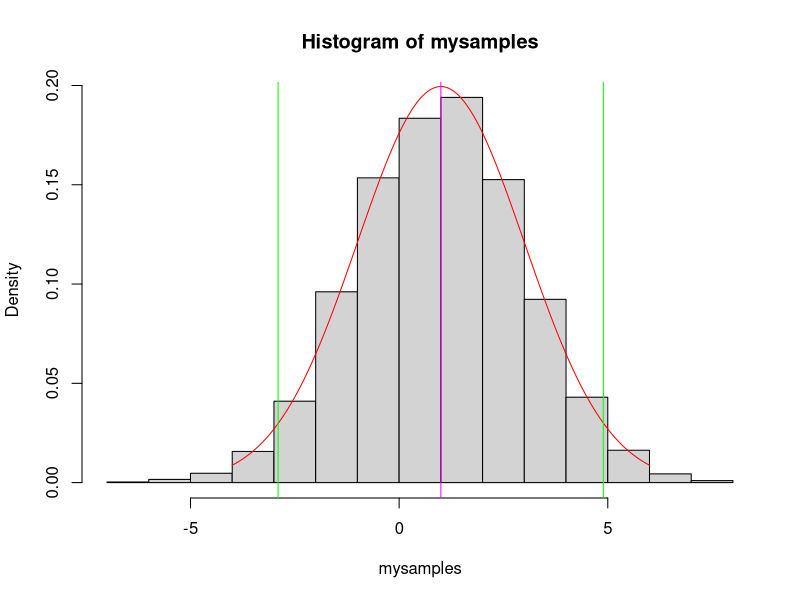
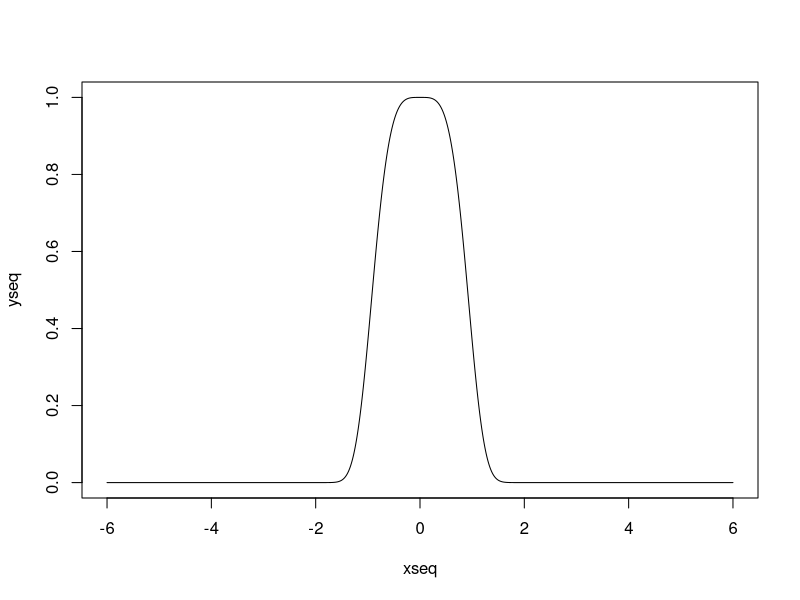
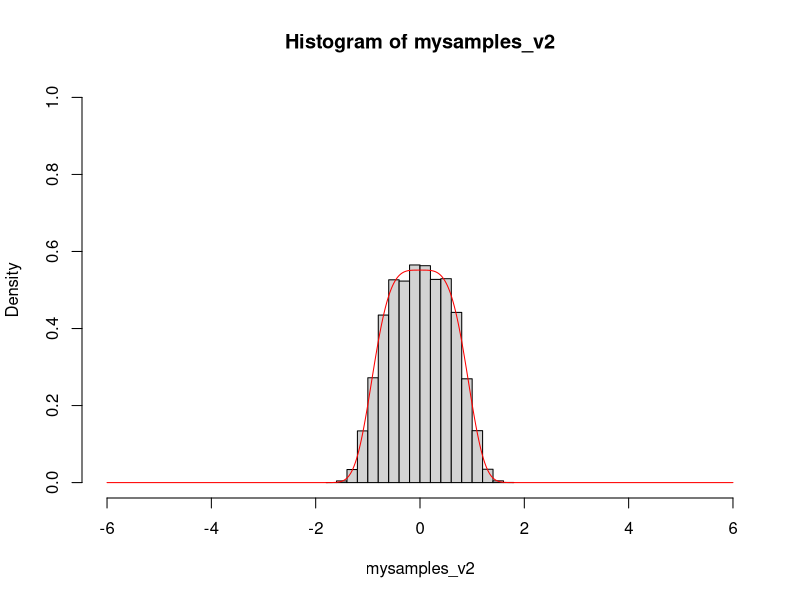

Recreate these plots in R, in order.
# suppose the posterior distribution is normal(1,2):
mysamples <- rnorm(10000, mean = 1, sd = 2)
hist(mysamples, freq = FALSE)

xseq <- seq(-4, 6, length.out = 200)
yseq <- dnorm(xseq, mean = 1, sd = 2)
lines(xseq, yseq, col = 'red')

# calculate the mean and standard deviation:
mean(mysamples)
sd(mysamples)

# calculate posterior interval:
posterior_interval <- quantile(mysamples, c(0.025, 0.975))
posterior_interval
abline(v = posterior_interval[1], col = "green")
abline(v = posterior_interval[2], col = "green")
abline(v = mean(mysamples), col = 'magenta')

# if I only know my posterior is proportional to exp(-theta^4):
xseq <- seq(-6, 6, length.out = 1000)
yseq <- exp(-xseq^4)
plot(xseq, yseq, type = 'l')

mysamples_v2 <- sample(xseq, 200000, replace = TRUE, prob = yseq)
hist(mysamples_v2, freq = FALSE, ylim = c(0,1), xlim = c(-6,6))
lines(xseq, yseq/(sum(yseq) * (xseq[2]-xseq[1])), col = 'red')

mean(mysamples_v2)
sd(mysamples_v2)

quantile(mysamples_v2, c(0.025, 0.975))



